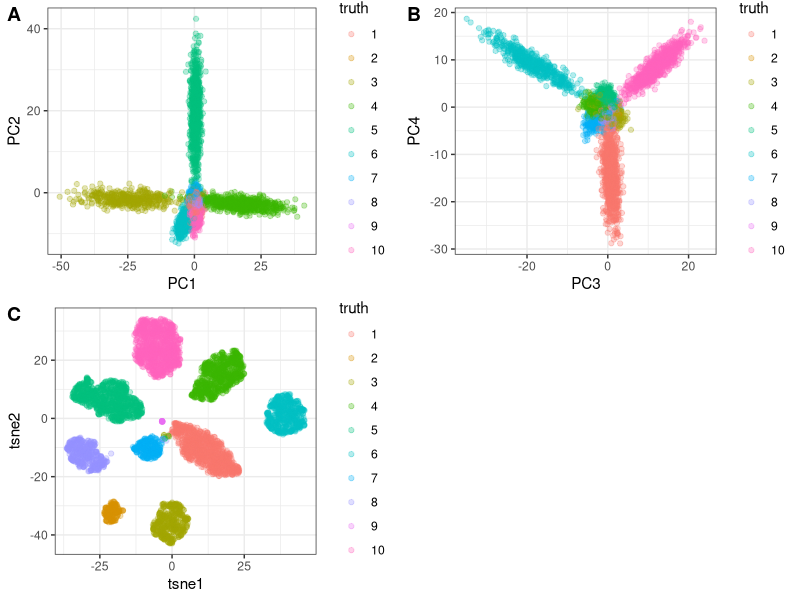
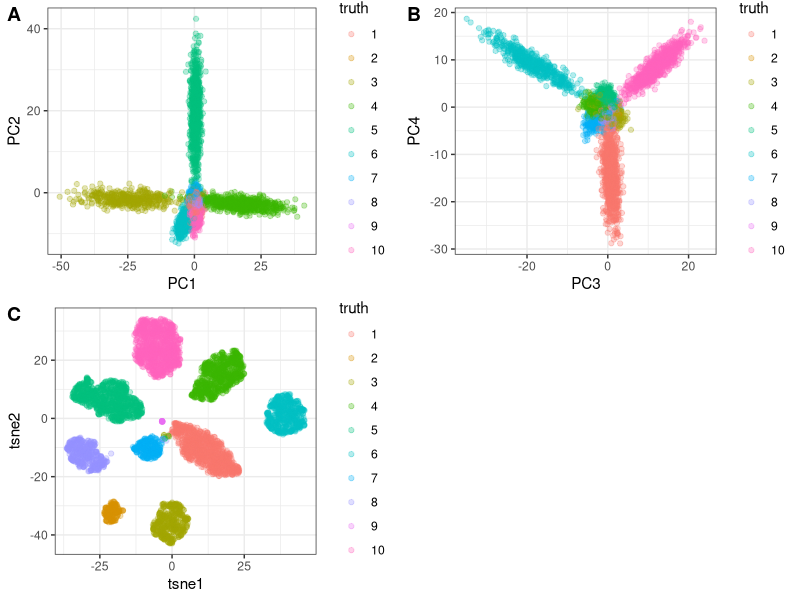

Generate these figures, in order, with R:
library(ggplot2)
library(dplyr)
library(magrittr)
library(ggrepel)
library(Rtsne)
library(ggpubr)
# generate data
set.seed(123456)
N = 5000
D = 100
data.norm = matrix(rnorm(N * D, 2), N)
groups.probs = runif(10)
groups = sample(1:10, N, TRUE, groups.probs/sum(groups.probs))
for (gp in unique(groups)) {
  dev = rep(1, D)
  dev[sample.int(D, 3)] = runif(3, -10, 10)
  data.norm[which(groups == gp), ] = data.norm[which(groups == gp), ] %*% diag(dev)
}
info.norm = tibble(truth = factor(groups)) # a data.frame

# PCA analysis
pca.norm = prcomp(data.norm)
info.norm %<>% cbind(pca.norm$x[, 1:4]) # info.norm = cbind(info.norm,pca.norm$x[, 1:4])

# PCA results
p1 = ggplot(info.norm, aes(x = PC1, y = PC2, colour = truth)) + 
  geom_point(alpha = 0.3) + theme_bw()
p2 = ggplot(info.norm, aes(x = PC3, y = PC4, colour = truth)) + 
  geom_point(alpha = 0.3) + theme_bw()

# T-SNE
tsne.norm = Rtsne(pca.norm$x, pca = FALSE)
# --------------------------------------------------
# tsne_out <- Rtsne(
#   pca.norm$x,
#   dims = 2,
#   pca = FALSE,
#   perplexity = 10,
#   theta = 0.0,
#   max_iter = 1000
# )
# --------------------------------------------------
info.norm %<>% mutate(tsne1 = tsne.norm$Y[, 1], tsne2 = tsne.norm$Y[, 2])
p3 = ggplot(info.norm, aes(x = tsne1, y = tsne2, colour = truth)) + geom_point(alpha = 0.3) + theme_bw()

ggarrange(p1, p2, p3, labels = c("A", "B", "C"), ncol = 2, nrow = 2)

ggsave("F5_tsne_example.png", width = 20, height = 15, units = "cm")
